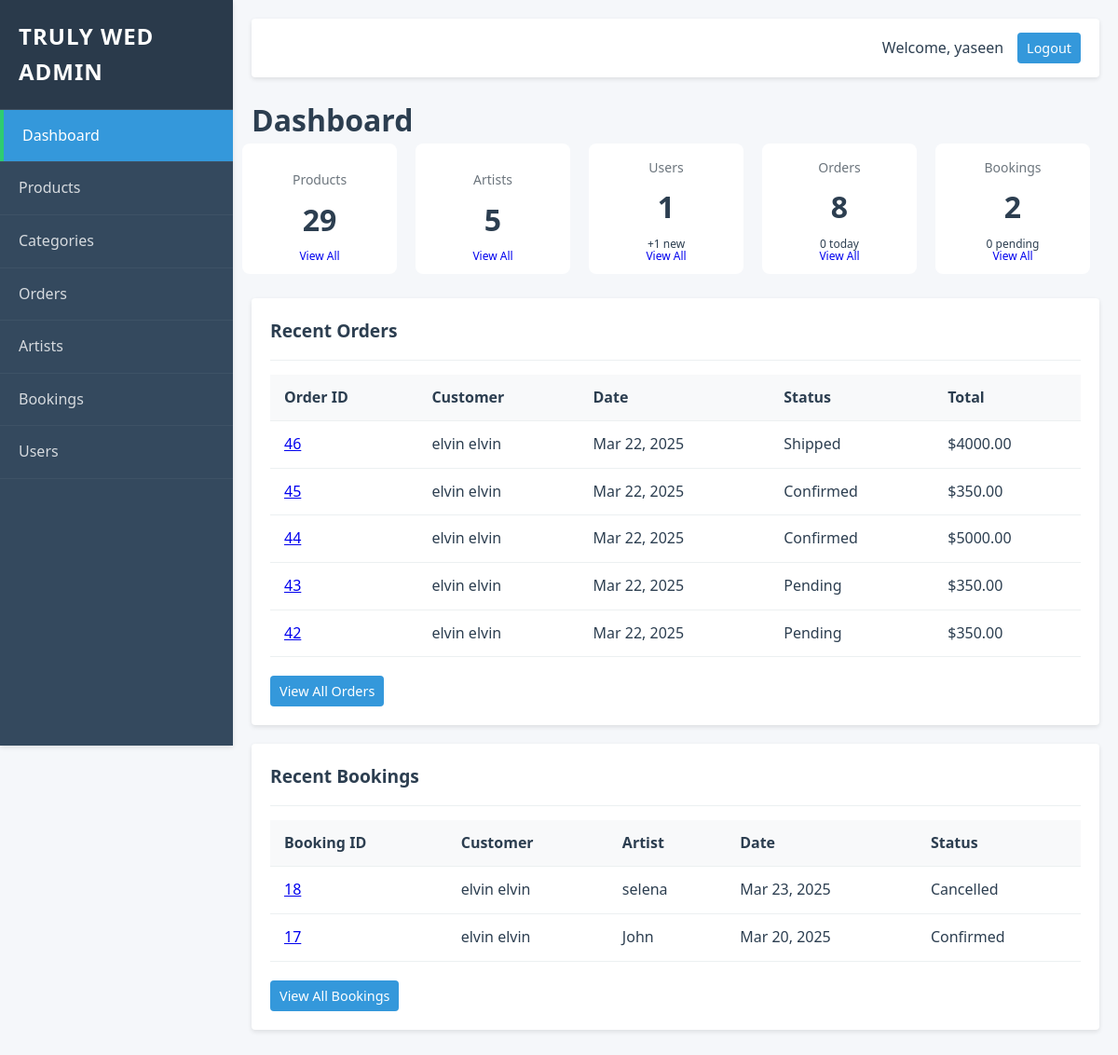
The page /admin_dashboard/ (signed in) on the database its author committed.
### shop/models.py (models this page shows, shortened)
class Order(models.Model):
    user = models.ForeignKey(settings.AUTH_USER_MODEL, on_delete=models.CASCADE)
    created = models.DateTimeField(auto_now_add=True)
    updated = models.DateTimeField(auto_now=True)
    paid = models.BooleanField(default=True)
    shipping_address = models.TextField(blank=True, null=True)
    razorpay_order_id = models.CharField(max_length=100, blank=True, null=True)
    payment_id = models.CharField(max_length=100, blank=True, null=True)
    STATUS_CHOICES = (
        ('pending', 'Pending'),
        ('confirmed', 'Confirmed'),
        ('cancelled', 'Cancelled'),
        ('shipped', 'Shipped'),
        ('delivered', 'Delivered'),
    )
    status = models.CharField(max_length=10, choices=STATUS_CHOICES, default='pending')
    class Meta:
        ordering = ('-created',)
    def get_total_cost(self):
        return sum(item.get_cost() for item in self.items.all())

class OrderItem(models.Model):
    order = models.ForeignKey(Order, related_name='items', on_delete=models.CASCADE)
    product = models.ForeignKey(Product, related_name='order_items', on_delete=models.CASCADE)
    price = models.DecimalField(max_digits=10, decimal_places=2)
    quantity = models.PositiveIntegerField(default=1)
    def get_cost(self):
        return self.price * self.quantity

### artists/models.py (models this page shows, shortened)
class Booking(models.Model):
    STATUS_CHOICES = (
        ('pending', 'Pending'),
        ('confirmed', 'Confirmed'),
        ('completed', 'Completed'),
        ('cancelled', 'Cancelled'),
    )
    user = models.ForeignKey(settings.AUTH_USER_MODEL, related_name='bookings', on_delete=models.CASCADE)
    artist = models.ForeignKey(Artist, related_name='bookings', on_delete=models.CASCADE)
    date = models.DateField()
    time_start = models.TimeField()
    time_end = models.TimeField()
    status = models.CharField(max_length=20, choices=STATUS_CHOICES, default='pending')
    notes = models.TextField(blank=True)
    created = models.DateTimeField(auto_now_add=True)
    updated = models.DateTimeField(auto_now=True)
    class Meta:
        ordering = ('date', 'time_start')

class Artist(models.Model):
    name = models.CharField(max_length=100)
    slug = models.SlugField(unique=True)
    photo = models.ImageField(upload_to='artists/', blank=True)
    bio = models.TextField()
    specialization = models.CharField(max_length=200)
    price_per_hour = models.DecimalField(max_digits=10, decimal_places=2)
    available = models.BooleanField(default=True)

### admin_dashboard/views.py (the view)
# urls.py: path('', admin_dashboard, name='admin_dashboard'),
@user_passes_test(is_admin)
def admin_dashboard(request):
    total_products = Product.objects.count()
    total_artists = Artist.objects.count()
    total_users = User.objects.filter(is_staff=False).count()
    total_orders = Order.objects.count()
    recent_orders = Order.objects.order_by('-created')[:5]
    today = timezone.now().date()
    orders_today = Order.objects.filter(created__date=today).count()
    total_bookings = Booking.objects.count()
    recent_bookings = Booking.objects.order_by('-created')[:5]
    pending_bookings = Booking.objects.filter(status='pending').count()
    new_users_week = User.objects.filter(
        date_joined__gte=timezone.now() - timedelta(days=7)
    ).count()
    return render(request, 'admin_dashboard/dashboard.html', {
        'total_products': total_products,
        'total_artists': total_artists,
        'total_users': total_users,
        'total_orders': total_orders,
        'recent_orders': recent_orders,
        'orders_today': orders_today,
        'total_bookings': total_bookings,
        'recent_bookings': recent_bookings,
        'pending_bookings': pending_bookings,
        'new_users_week': new_users_week,
    })

### admin_dashboard/templates/admin_dashboard/dashboard.html (shortened to what this page needs)
{% extends "admin_dashboard/base.html" %}
{% block content %}
<div class="dashboard container-fluid py-4">
    <div class="d-flex justify-content-between align-items-center mb-4">
        <h1 class="fw-bold">Dashboard</h1>
    </div>
    <div class="stats-row d-flex flex-wrap justify-content-center gap-4 mb-5">
        <div class="stat-square shadow-sm">
            <h3 class="stat-title">Products</h3>
            <div class="stat-value">{{ total_products }}</div>
            <a href="{% url 'admin_dashboard:product_list' %}" class="stat-link">View All</a>
        </div>
        <div class="stat-square shadow-sm">
            <h3 class="stat-title">Artists</h3>
            <div class="stat-value">{{ total_artists }}</div>
            <a href="{% url 'admin_dashboard:artist_list' %}" class="stat-link">View All</a>
        </div>
        <div class="stat-square shadow-sm">
            <h3 class="stat-title">Users</h3>
            <div class="stat-value">{{ total_users }}</div>
            <small class="stat-detail text-success">+{{ new_users_week }} new</small>
            <a href="{% url 'admin_dashboard:user_list' %}" class="stat-link">View All</a>
        </div>
        <div class="stat-square shadow-sm">
            <h3 class="stat-title">Orders</h3>
            <div class="stat-value">{{ total_orders }}</div>
            <small class="stat-detail text-success">{{ orders_today }} today</small>
            <a href="{% url 'admin_dashboard:order_list' %}" class="stat-link">View All</a>
        </div>
        <div class="stat-square shadow-sm">
            <h3 class="stat-title">Bookings</h3>
            <div class="stat-value">{{ total_bookings }}</div>
            <small class="stat-detail text-warning">{{ pending_bookings }} pending</small>
            <a href="{% url 'admin_dashboard:booking_list' %}" class="stat-link">View All</a>
        </div>
    </div>
    <br>
    <div class="recent-data row g-4">
        <div class="col-lg-6">
            <div class="recent-section card shadow-sm h-100">
                <div class="card-header bg-white py-3">
                    <h2 class="card-title fs-4 mb-0">Recent Orders</h2>
                </div>
                <div class="card-body p-0">
                    <div class="table-responsive">
                        <table class="table table-hover mb-0">
                            <thead class="table-light">
                                <tr>
                                    <th class="ps-3">Order ID</th>
                                    <th>Customer</th>
                                    <th>Date</th>
                                    <th>Status</th>
                                    <th class="text-end pe-3">Total</th>
                                </tr>
                            </thead>
                            <tbody>
                            {% for order in recent_orders %}
                                <tr>
                                    <td class="ps-3"><a href="{% url 'admin_dashboard:order_detail' order.id %}" class="fw-medium text-decoration-none">{{ order.id }}</a></td>
                                    <td>{{ order.user.get_full_name|default:order.user.username }}</td>
                                    <td>{{ order.created|date:"M d, Y" }}</td>
                                    <td>
                                        {% if order.status == 'pending' %}
                                            <span class="badge bg-warning text-dark">{{ order.get_status_display }}</span>
                                        {% elif order.status == 'completed' %}
                                            <span class="badge bg-success">{{ order.get_status_display }}</span>
                                        {% elif order.status == 'cancelled' %}
                                            <span class="badge bg-danger">{{ order.get_status_display }}</span>
                                        {% else %}
                                            <span class="badge bg-secondary">{{ order.get_status_display }}</span>
                                        {% endif %}
                                    </td>
                                    <td class="text-end pe-3">${{ order.get_total_cost|floatformat:2 }}</td>
                                </tr>
                            {% empty %}
                                <tr><td colspan="5" class="text-center py-3 text-muted">No recent orders</td></tr>
                            {% endfor %}
                            </tbody>
                        </table>
                    </div>
                </div>
                <div class="card-footer bg-white text-end border-top-0">
                    <a href="{% url 'admin_dashboard:order_list' %}" class="btn btn-sm btn-outline-secondary">View All Orders</a>
                </div>
            </div>
        </div>
        <div class="col-lg-6">
            <div class="recent-section card shadow-sm h-100">
                <div class="card-header bg-white py-3">
                    <h2 class="card-title fs-4 mb-0">Recent Bookings</h2>
                </div>
                <div class="card-body p-0">
                    <div class="table-responsive">
                        <table class="table table-hover mb-0">
                            <thead class="table-light">
                                <tr>
                                    <th class="ps-3">Booking ID</th>
                                    <th>Customer</th>
                                    <th>Artist</th>
                                    <th>Date</th>
                                    <th class="pe-3">Status</th>
                                </tr>
                            </thead>
                            <tbody>
                            {% for booking in recent_bookings %}
                                <tr>
                                    <td class="ps-3"><a href="{% url 'admin_dashboard:booking_detail' booking.id %}" class="fw-medium text-decoration-none">{{ booking.id }}</a></td>
                                    <td>{{ booking.user.get_full_name|default:booking.user.username }}</td>
                                    <td>{{ booking.artist.name }}</td>
                                    <td>{{ booking.date|date:"M d, Y" }}</td>
                                    <td class="pe-3">
                                        {% if booking.status == 'pending' %}
                                            <span class="badge bg-warning text-dark">{{ booking.get_status_display }}</span>
                                        {% elif booking.status == 'confirmed' %}
                                            <span class="badge bg-success">{{ booking.get_status_display }}</span>
                                        {% elif booking.status == 'cancelled' %}
                                            <span class="badge bg-danger">{{ booking.get_status_display }}</span>
                                        {% else %}
                                            <span class="badge bg-secondary">{{ booking.get_status_display }}</span>
                                        {% endif %}
                                    </td>
                                </tr>
                            {% empty %}
                                <tr><td colspan="5" class="text-center py-3 text-muted">No recent bookings</td></tr>
                            {% endfor %}
                            </tbody>
                        </table>
                    </div>
                </div>
                <div class="card-footer bg-white text-end border-top-0">
                    <a href="{% url 'admin_dashboard:booking_list' %}" class="btn btn-sm btn-outline-secondary">View All Bookings</a>
                </div>
            </div>
        </div>
    </div>
</div>
{% endblock %}

### admin_dashboard/templates/admin_dashboard/base.html (shortened to what this page needs)
<!DOCTYPE html>
{% load static%}
<html lang="en">
<head>
    <link rel="stylesheet" href="{% static 'admin_dashboard/css/styles.css' %}">
</head>
<body>
    <div class="admin-container">
        <aside class="sidebar">
            <div class="sidebar-header">
                <h1> Truly Wed Admin</h1>
            </div>
            <nav class="sidebar-nav">
                <ul>
                    <li>
                        <a href="{% url 'admin_dashboard:admin_dashboard' %}"
                           class="{% if request.resolver_match.url_name == 'admin_dashboard' %}active{% endif %}">
                            Dashboard
                        </a>
                    </li>
                    <li>
                        <a href="{% url 'admin_dashboard:product_list' %}"
                           class="{% if 'product' in request.resolver_match.url_name %}active{% endif %}">
                            Products
                        </a>
                    </li>
                    <li>
                        <a href="{% url 'admin_dashboard:category_list' %}"
                           class="{% if 'category' in request.resolver_match.url_name %}active{% endif %}">
                            Categories
                        </a>
                    </li>
                    <li>
                        <a href="{% url 'admin_dashboard:order_list' %}"
                           class="{% if 'order' in request.resolver_match.url_name %}active{% endif %}">
                            Orders
                        </a>
                    </li>
                    <li>
                        <a href="{% url 'admin_dashboard:artist_list' %}"
                           class="{% if 'artist' in request.resolver_match.url_name %}active{% endif %}">
                            Artists
                        </a>
                    </li>
                    <li>
                        <a href="{% url 'admin_dashboard:booking_list' %}"
                           class="{% if 'booking' in request.resolver_match.url_name %}active{% endif %}">
                            Bookings
                        </a>
                    </li>
                    <li>
                        <a href="{% url 'admin_dashboard:user_list' %}"
                           class="{% if 'user' in request.resolver_match.url_name %}active{% endif %}">
                            Users
                        </a>
                    </li>
                </ul>
            </nav>
        </aside>
        <main class="main-content">
            <header class="main-header">
                <div class="user-info">
                    <span>Welcome, {{ request.user.get_full_name|default:request.user.username }}</span>
                    <a href="{% url 'admin_dashboard:logout' %}" class="btn btn-sm">Logout</a>
                </div>
            </header>
            {% block content %}{% endblock %}
        </main>
    </div>
</body>
</html>

### rows shown on the page
Order: id "46", user.get_full_name "elvin elvin", created "Mar 22, 2025", status "Shipped", get_total_cost "4000.00"
Order: id "45", user.get_full_name "elvin elvin", created "Mar 22, 2025", status "Confirmed", get_total_cost "350.00"
Order: id "44", user.get_full_name "elvin elvin", created "Mar 22, 2025", status "Confirmed", get_total_cost "5000.00"
Order: id "43", user.get_full_name "elvin elvin", created "Mar 22, 2025", status "Pending", get_total_cost "350.00"
Order: id "42", user.get_full_name "elvin elvin", created "Mar 22, 2025", status "Pending", get_total_cost "350.00"
Booking: id "18", user.get_full_name "elvin elvin", artist.name "selena", date "Mar 23, 2025", status "Cancelled"
Booking: id "17", user.get_full_name "elvin elvin", artist.name "John", date "Mar 20, 2025", status "Confirmed"

### other values the page prints
{{ request.user.get_full_name|default:request.user.username }} "yaseen"
{{ total_products }} "29"
{{ total_artists }} "5"
{{ total_users }} "1"
{{ new_users_week }} "1"
{{ total_orders }} "8"
{{ orders_today }} "0"
{{ total_bookings }} "2"
{{ pending_bookings }} "0"
